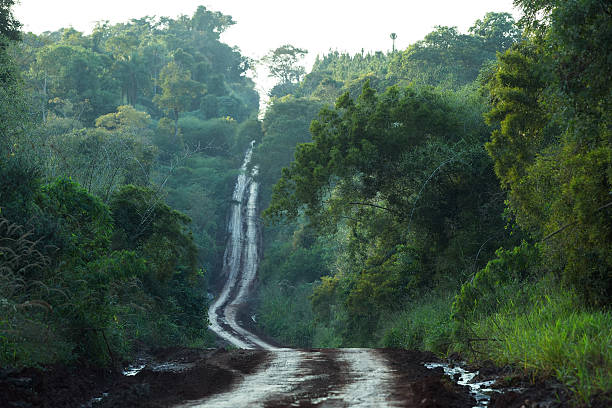
#> input picture image-resizer/img.jpg, 612 x 408 px
$ python main.py
#> lines starting #> are read from the running program, lines starting #| are printed output that depends on the picture
import cv2

source = "img.jpg"
destination = "resized_img.png"
scale_percent = 50

src = cv2.imread(source, cv2.IMREAD_UNCHANGED)
#> src is the input picture: shape (408, 612, 3); mean B, G, R 81.8, 93.8, 73.4
# cv2.imshow('img', src)

#percent by which the image is resized

#calculate the 50 percent of original dimensions
width = int(src.shape[1] * scale_percent / 100)
#> width = 306
height = int(src.shape[0] * scale_percent / 100)
#> height = 204

#desize
dsize = (width, height)
#> dsize = (306, 204)

# resize image
output = cv2.resize(src, dsize)
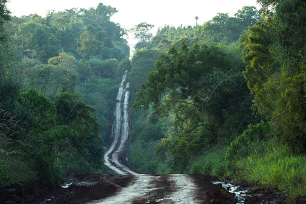
#> output: shape (204, 306, 3); mean B, G, R 81.9, 93.9, 73.5
cv2.imshow('resized image', output)
cv2.imwrite(destination, output)
cv2.waitKey(0)
